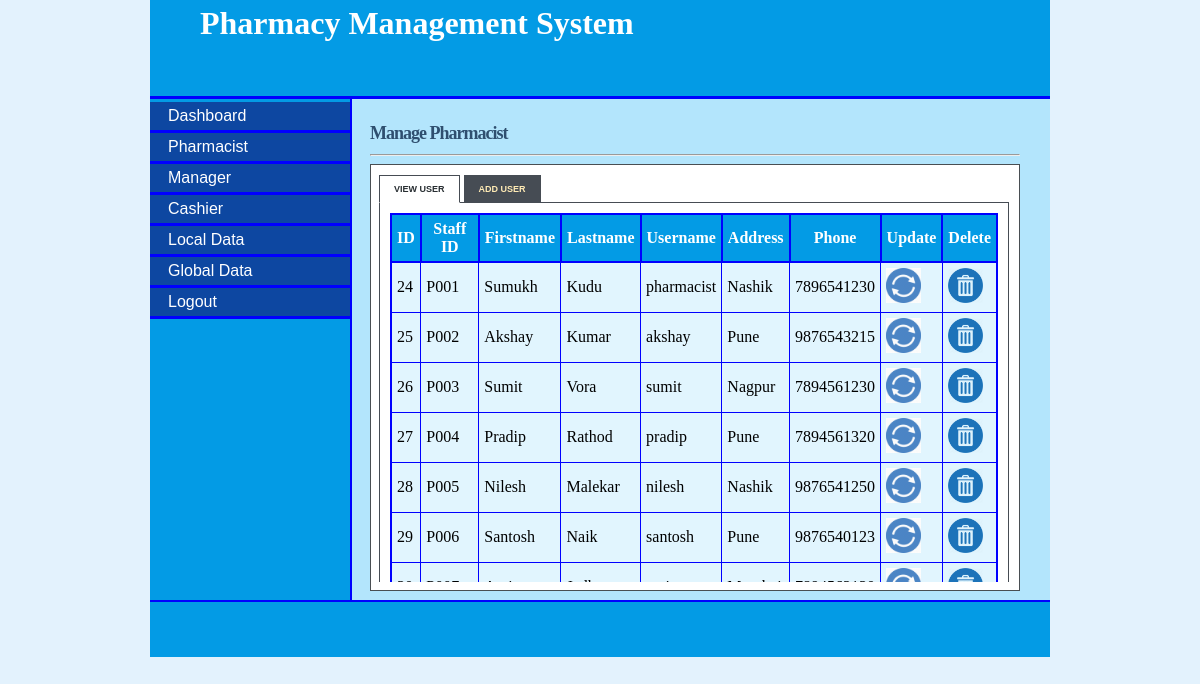
/admin_pharmacist.php (signed in), run on the app's committed database.
### tables this page shows
CREATE TABLE `pharmacist` (
  `pharmacist_id` tinyint(5) NOT NULL,
  `first_name` varchar(15) NOT NULL,
  `last_name` varchar(15) NOT NULL,
  `staff_id` varchar(10) NOT NULL,
  `postal_address` varchar(20) NOT NULL,
  `phone` varchar(12) NOT NULL,
  `email` varchar(20) NOT NULL,
  `username` varchar(10) NOT NULL,
  `password` varchar(10) NOT NULL,
  `date` datetime NOT NULL
);

### admin_pharmacist.php (the view, shortened to what this page needs)
<!DOCTYPE html>
<html>
<head>
<link rel="stylesheet" type="text/css" href="style/ms.css">
<link rel="stylesheet" href="style/s.css" type="text/css" media="screen" />
<link rel="stylesheet" href="style/ta.css" type="text/css" media="screen" />
</head>
<body>
<div id="content">
<div id="header">
<h1> Pharmacy Management System</h1></div>
<div id="left_column">
<div id="button">
		<ul>
			<li><a href="admin.php">Dashboard</a></li>
			<li><a href="admin_pharmacist.php">Pharmacist</a></li>
			<li><a href="admin_manager.php">Manager</a></li>
			<li><a href="admin_cashier.php">Cashier</a></li>
			<li><a href="admin_localdata.php">Local Data</a></li>
			<li><a href="admin_globaldata.php">Global Data</a></li>
			<li><a href="logout.php">Logout</a></li>
		</ul>
</div>
</div>
<div id="main">
<div id="tabbed_box" class="tabbed_box">
    <h4>Manage Pharmacist</h4>
<hr/>
    <div class="tabbed_area">
        <ul class="tabs">
            <li><a href="javascript:tabSwitch('tab_1', 'content_1');" id="tab_1" class="active">View User</a></li>
            <li><a href="javascript:tabSwitch('tab_2', 'content_2');" id="tab_2">Add User</a></li>
        </ul>
		<div class = "scroll">
        <div id="content_1" class="content">
		<?php echo $message;
       $result = mysql_query("SELECT * FROM pharmacist")or die(mysql_error());
        echo "<table border='1' cellpadding='5'align='center'>";
        echo "<tr> <th>ID</th>  <th>Staff ID</th><th>Firstname </th> <th>Lastname </th> <th>Username </th> <th>Address</th> <th>Phone </th><th>Update </th><th>Delete</th></tr>";
        while($row = mysql_fetch_array( $result )) {
                echo "<tr>";
                echo '<td>' . $row['pharmacist_id'] . '</td>';
                echo '<td>' . $row['staff_id'] . '</td>';
                echo '<td>' . $row['first_name'] . '</td>';
				echo '<td>' . $row['last_name'] . '</td>';
                echo '<td>' . $row['username'] . '</td>';
				echo '<td>' . $row['postal_address'] . '</td>';
				echo '<td>' . $row['phone'] . '</td>';
				?>
				<td><a href="update_pharmacist.php?username=<?php echo $row['username']?>"><img src="images/update.png" width="35" height="35" border="0" /></a></td>
				<td><a href="delete_pharmacist.php?pharmacist_id=<?php echo $row['pharmacist_id']?>"><img src="images/delete.png" width="35" height="35" border="0" /></a></td>
				<?php
		 }
        echo "</table>";
?>
        </div>
		</div>
	</div>
</div>
</div>
<div id="footer" align="Center"> </div>
</div>
</body>
</html>

### style/ms.css (style rules this page uses)
body { margin-top: 0px; padding-top: 0px; background-color:#E3F2FD; }
#content { margin-left: auto; margin-right: auto; background: #B3E5FC; width: 900px; height: 600px; }
#header { width: 900px; height: 96px; background: #039BE5; border-bottom: solid 3px blue; }
#header h1 { margin: 0px; padding-top: 5px; margin-left: 50px; color: #fff; }
#left_column { clear: all; float: left; width: 200px; height: 501px; background: #039BE5; border-right:solid 2px blue; }
#main { clear: all; width: 780px; height: 470px; background: #B3E5FC; }
#button { width: 12.5em; padding: 0 0 1em 0; margin-top: 0.2em; margin-bottom: 1em; font-family: 'Trebuchet MS', 'Lucida Grande', Verdana, Arial, Sans-serif; background: #039BE5; color: #333; }
#button ul { list-style: none; margin: 0; padding: 0; border: none; }
#button li { border-bottom: 3px solid blue; margin: 0; list-style: none; list-style-image: none; }
#button li a { display: block; padding: 5px 5px 5px 0.5em; border-left: 10px solid #0D47A1; border-right: 10px solid #0D47A1; background-color: #0D47A1; color: #fff; text-decoration: none; width: 100%; }
html>body #button li a { width: auto; }
#footer { width: 900px; height: 55px; background: #039BE5; clear: all; border-top: solid 2px blue; }

### style/s.css (style rules this page uses)
#tabbed_box { margin: 0px auto 0px 220px; width: 650px; }
.tabbed_box h4 { font-size: 18px; color:#2F4F6F; letter-spacing:-1px; margin-bottom:10px; }
.tabbed_area { border: 1px solid #494e52; background-color: #fff; padding: 8px; }
ul.tabs { margin: 0px; padding: 0px; margin-top: 5px; margin-bottom: 6px; }
ul.tabs li { list-style: none; display: inline; }
ul.tabs li a { background-color: #464c54; color: #ffebb5; padding: 8px 14px 8px 14px; text-decoration: none; font-size: 9px; font-family: Verdana, Arial, Helvetica, sans-serif; font-weight: bold; text-transform: uppercase; border: 1px solid #464c54; }
ul.tabs li a.active { background-color: #ffffff; color: #282e32; border: 1px solid #464c54; border-bottom: 1px solid #ffffff; }
.content { background-color: #ffffff; padding: 10px; border: 1px solid #464c54; }

### style/ta.css (style rules this page uses)
table { border-collapse:collapse; }
table,th { border: 2px solid blue; }
th { background-color: #039BE5; color:white; }
td { background-color: #E1F5FE; }

### admin_pharmacist.php (style rules this page uses)
#main { height: 477px; }
.scroll { height:380px; width:630px; overflow: scroll; }

### data on the page
pharmacist: pharmacist_id "24", staff "P001", first_name "Sumukh", last_name "Kudu", username "pharmacist", postal_address "Nashik", phone "7896541230"
pharmacist: pharmacist_id "25", staff "P002", first_name "Akshay", last_name "Kumar", username "akshay", postal_address "Pune", phone "9876543215"
pharmacist: pharmacist_id "26", staff "P003", first_name "Sumit", last_name "Vora", username "sumit", postal_address "Nagpur", phone "7894561230"
pharmacist: pharmacist_id "27", staff "P004", first_name "Pradip", last_name "Rathod", username "pradip", postal_address "Pune", phone "7894561320"
pharmacist: pharmacist_id "28", staff "P005", first_name "Nilesh", last_name "Malekar", username "nilesh", postal_address "Nashik", phone "9876541250"
pharmacist: pharmacist_id "29", staff "P006", first_name "Santosh", last_name "Naik", username "santosh", postal_address "Pune", phone "9876540123"
